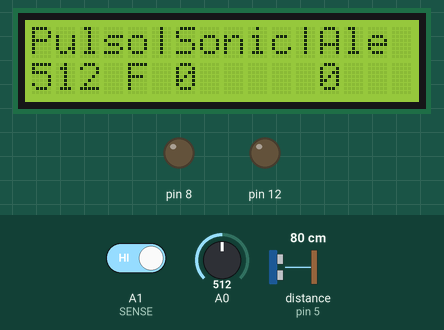
Simulated run of this sketch. Board: Arduino Nano, built with avr-gcc and run on an emulated ATmega328P. Shown: 16×2 character LCD, output pins drawn as LEDs (lit = HIGH). Inputs (shaded band) come from the test bench; at power-on: distance to the obstacle (sensor on pin 5) 80 cm, A0 = 512, A1 (SENSE) HIGH. The echo pulse lasts 58.3 µs per cm; pins used as bus, display or sensor lines are not drawn.

Above: at 1.2 s.
1.3 s: distance to the obstacle (sensor on pin 5) set to 2 cm
At 2.4 s:
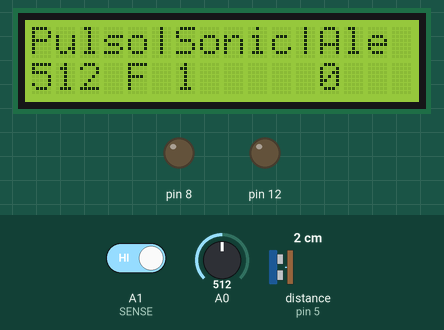
2.9 s: A0 set to 716
At 3.4 s:
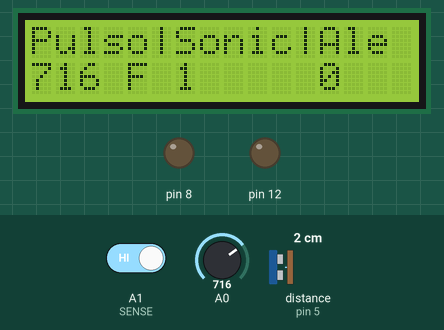
4.6 s: distance to the obstacle (sensor on pin 5) set to 4 cm
At 5.6 s:
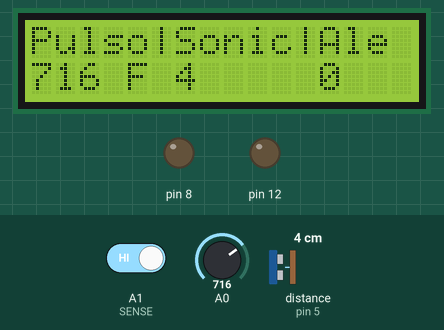
6.2 s: A0 set to 900
At 7.6 s:
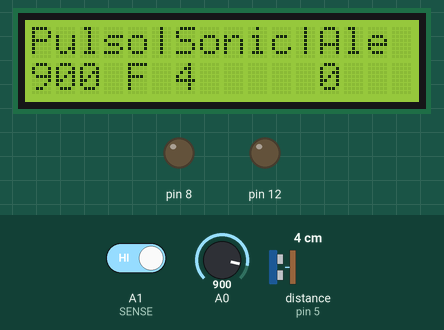
7.9 s: distance to the obstacle (sensor on pin 5) set to 9 cm
At 8.9 s:
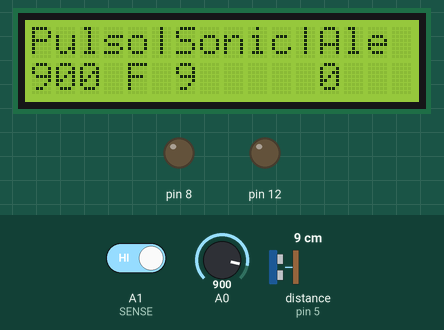
9.5 s: A0 set to 1023
At 10.1 s:
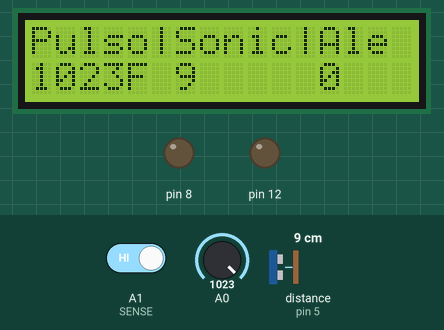
Timing chart, 0 to 12.2 s (numbered marks = the images above; inputs shaded):
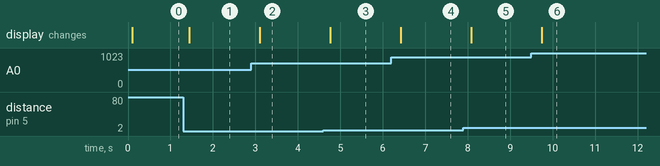

The sketch:

Nano.ino
```cpp
#include <LiquidCrystal_I2C.h>
#include<SoftwareSerial.h>
#include<Wire.h>
#define SENSE A1

SoftwareSerial Esp(10,11);
//LCD
boolean alertaLCD=false;
LiquidCrystal_I2C lcd(0x27,16,2); //0x20 o 0x27

//SensorUltraSonico
const int TriggerPin=4;
const int EchoPin=5;
long Duracion=0;

//Tacometro
int encoderR=13;
volatile unsigned UltimaInterrupcion=0;
volatile unsigned boleanoTacometro=0;

//Parpadeo
unsigned OjoTp=0;
int contAlertas=0;
boolean OjoCerrado=false;
boolean Sonico=false;
boolean Temporizador=false;


int pulso=0;
void setup() {
  //Comunicacion con ESP
  Esp.begin(9600);

  //LCD
  lcd.init();
  lcd.backlight();          // Activar luz de fondo
  lcd.clear();              // Borrar LCD

  //Tacometro
  attachInterrupt(digitalPinToInterrupt(encoderR),REncoder,CHANGE);
  //Sensor Ultrasonico
  pinMode(TriggerPin, OUTPUT);
  pinMode(EchoPin, INPUT);

  //Sensor Ritmo Cardiaco
  Serial.begin(9600);
  pinMode(A0,INPUT);
  pinMode(12, OUTPUT);

  //Sensor Parpadeo
  pinMode(SENSE, INPUT);
  pinMode(8, OUTPUT);


}

void loop() {

  //Parpadeo
  if(!digitalRead(SENSE)){
    if(OjoCerrado==false && Temporizador==false){
      OjoCerrado=true;
      OjoTp=millis();
    }
    if(OjoTp!=0 &&(millis()-OjoTp)>3000 && OjoCerrado==true && Temporizador==false){
      Temporizador=true;
      Sonico=false;//Para que lo apague el Sensor Sonico
      digitalWrite(8, HIGH);
      digitalWrite(12, HIGH);
      contAlertas+=1;
      //Mostrar Alerta Simple en LCD
      alertaLCD=true;
      lcd.clear();
      lcd.setCursor(2,0);
      lcd.print("Alerta Simple");
      lcd.setCursor(1,1);
      lcd.print("Favor Despertar");

    }
  }
  else if(Sonico==true && Temporizador==true){
    OjoCerrado=false; //Ya habrio el Ojo
    digitalWrite(8, LOW);
    digitalWrite(12, LOW);
    Temporizador=false;
    //Quitamos el Mensaje De Alerta
    alertaLCD=false;
    lcd.clear();
  }

  //Tacometro
  if((millis()-UltimaInterrupcion)>5000 && UltimaInterrupcion!=0){
    boleanoTacometro=1;
  }else{
    boleanoTacometro=0;
  }


  //Sensor de Ultrasonico
  digitalWrite(TriggerPin,HIGH);
  delay(2);
  digitalWrite(TriggerPin,LOW);
  Duracion=pulseIn(EchoPin,HIGH);
  long Distancia_cm=Duracion / 58.2;
  if(Distancia_cm<10){
    Sonico=true;
  }else{
    Distancia_cm=0;
  }


  //Pulso
  pulso=analogRead(A0);

  //LCD
  if(alertaLCD==false){
    lcd.setCursor(0,0);
    lcd.print("Pulso|Sonic|Ale ");
    lcd.setCursor(0,1);
    lcd.print(pulso);
    lcd.setCursor(6,1);
    lcd.print(Distancia_cm);
    lcd.setCursor(4,1);
    if(boleanoTacometro==1){
      lcd.print("T");
    }else{
      lcd.print("F");
    }
    lcd.setCursor(12,1);
    lcd.print(contAlertas);
  }

  //Comunicacion Esp
  Esp.print(pulso);
  Esp.print("\n");
  delay(300);

}

void REncoder(){
  UltimaInterrupcion=millis();
  Serial.print(" Interrupcion");
  //lcd.clear();
}
```

Measured:
- after the input at 1.3 s, the display: changes after 0.15 s (image 1)
- after the input at 2.9 s, the display: changes after 0.20 s (image 2)
- after the input at 4.6 s, the display: changes after 0.16 s (image 3)
- after the input at 6.2 s, the display: changes after 0.22 s (image 4)
- after the input at 7.9 s, the display: changes after 0.19 s (image 5)
- after the input at 9.5 s, the display: changes after 0.25 s (image 6)
